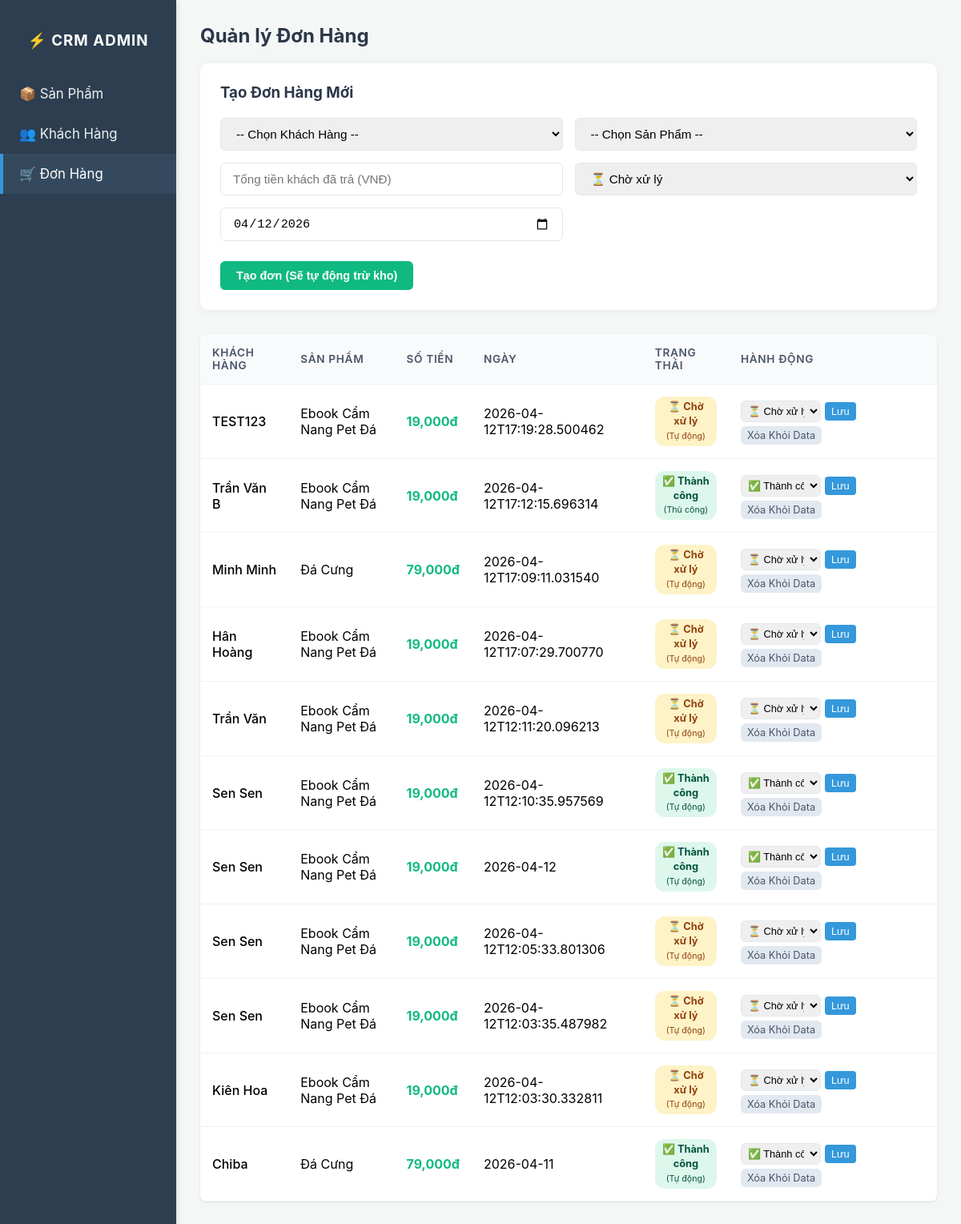
/admin?tab=orders, run on the app's committed database.
### tables this page shows
CREATE TABLE orders (
    id INTEGER PRIMARY KEY AUTOINCREMENT,
    customer_id INTEGER,
    product_id INTEGER,
    amount REAL,
    status TEXT,
    order_date TEXT, payment_method TEXT DEFAULT 'auto',
    FOREIGN KEY(customer_id) REFERENCES customers(id),
    FOREIGN KEY(product_id) REFERENCES products(id)
);

CREATE TABLE customers (
    id INTEGER PRIMARY KEY AUTOINCREMENT,
    name TEXT NOT NULL,
    phone_number TEXT UNIQUE,
    zalo TEXT,
    registration_date TEXT
);

CREATE TABLE products (
    id INTEGER PRIMARY KEY AUTOINCREMENT,
    name TEXT NOT NULL,
    price REAL NOT NULL,
    description TEXT,
    stock INTEGER DEFAULT 0
);

### app_backup_sqlite.py (the view)
@app.route('/admin')
def admin():
    tab = request.args.get('tab', 'products')
    db = get_db()
    products = db.execute('SELECT * FROM products').fetchall()
    customers = db.execute('SELECT * FROM customers').fetchall()
    orders = db.execute('''
        SELECT orders.*, customers.name as customer_name, products.name as product_name
        FROM orders
        LEFT JOIN customers ON orders.customer_id = customers.id
        LEFT JOIN products ON orders.product_id = products.id
        ORDER BY orders.id DESC
    ''').fetchall()
    return render_template('admin.html', tab=tab, products=products, customers=customers, orders=orders)

### app_backup_sqlite.py (called while the page is built)
def get_db():
    db = getattr(g, '_database', None)
    if db is None:
        db = g._database = sqlite3.connect(DATABASE)
        db.row_factory = sqlite3.Row
    return db

@app.teardown_appcontext
def close_connection(exception):
    db = getattr(g, '_database', None)
    if db is not None:
        db.close()

### templates/admin.html (shortened to what this page needs)
<!DOCTYPE html>
<html>
<head>
</head>
<body>
    <div class="sidebar">
        <h3>⚡ CRM ADMIN</h3>
        <a href="?tab=products" class="{% if tab == 'products' %}active{% endif %}">📦 Sản Phẩm</a>
        <a href="?tab=customers" class="{% if tab == 'customers' %}active{% endif %}">👥 Khách Hàng</a>
        <a href="?tab=orders" class="{% if tab == 'orders' %}active{% endif %}">🛒 Đơn Hàng</a>
    </div>
    <div class="content">
        {% if tab == 'products' %}
        <h2 style="color: #2d3748; margin-top:0;">Quản lý Sản Phẩm</h2>
        <div class="card">
            <h3>Thêm Sản Phẩm Mới</h3>
            <form action="/admin/product/add" method="POST">
                <input type="text" name="name" placeholder="Tên sản phẩm" required>
                <input type="number" name="price" placeholder="Giá bán (VNĐ)" required>
                <input type="text" name="description" placeholder="Mô tả ngắn" class="full-width">
                <input type="number" name="stock" placeholder="Số lượng trong kho" required>
                <div></div>
                <button type="submit" class="btn btn-add">Thêm sản phẩm</button>
            </form>
        </div>
        <table>
            <tr><th>Tên Sản Phẩm</th><th>Giá</th><th>Mô tả</th><th>Tồn kho</th><th>Hành động</th></tr>
            {% for p in products %}
            <tr>
                <td style="font-weight: 500;">{{ p.name }}</td>
                <td>{{ "{:,.0f}".format(p.price) }}đ</td>
                <td style="color: #718096;">{{ p.description }}</td>
                <td><span style="background: {% if p.stock > 0 %}#def7ec; color:#03543f{% else %}#fde8e8; color:#9b1c1c{% endif %}; padding: 4px 8px; border-radius: 12px; font-weight: bold;">{{ p.stock }}</span></td>
                <td><a href="/admin/product/delete/{{ p.id }}" class="btn">Xóa</a></td>
            </tr>
            {% else %}
            <tr><td colspan="5" style="text-align:center; padding: 30px; color: #a0aec0;">Chưa có sản phẩm nào. Hãy thêm một sản phẩm!</td></tr>
            {% endfor %}
        </table>
        {% elif tab == 'orders' %}
        <h2 style="color: #2d3748; margin-top:0;">Quản lý Đơn Hàng</h2>
        <div class="card">
            <h3>Tạo Đơn Hàng Mới</h3>
            <form action="/admin/order/add" method="POST">
                <select name="customer_id" required>
                    <option value="">-- Chọn Khách Hàng --</option>
                </select>
                <select name="product_id" required>
                    <option value="">-- Chọn Sản Phẩm --</option>
                </select>
                <input type="number" name="amount" placeholder="Tổng tiền khách đã trả (VNĐ)" required>
                <select name="status" required>
                    <option value="pending" selected>⏳ Chờ xử lý</option>
                </select>
                <input type="date" name="order_date" required>
                <div></div>
                <div class="full-width"><button type="submit" class="btn btn-add">Tạo đơn (Sẽ tự động trừ kho)</button></div>
            </form>
        </div>
        <table>
            <tr><th>Khách Hàng</th><th>Sản Phẩm</th><th>Số Tiền</th><th>Ngày</th><th>Trạng Thái</th><th>Hành động</th></tr>
            {% for o in orders %}
            <tr>
                <td style="font-weight: 500;">{{ o.customer_name }}</td>
                <td>{{ o.product_name }}</td>
                <td style="color: #10b981; font-weight: bold;">{{ "{:,.0f}".format(o.amount) }}đ</td>
                <td>{{ o.order_date }}</td>
                <td>
                    <span class="status-badge {% if o.status == 'success' %}status-success{% elif o.status == 'cancelled' %}status-cancelled{% else %}status-pending{% endif %}">
                        {{ '✅ Thành công' if o.status == 'success' else '❌ Đã hủy' if o.status == 'cancelled' else '⏳ Chờ xử lý' }}
                        <br><small style="font-weight:normal;">({{ 'Thủ công' if o.payment_method == 'manual' else 'Tự động' }})</small>
                    </span>
                </td>
                <td>
                    <form action="/admin/order/update/{{ o.id }}" method="POST" style="margin-bottom:5px;" onsubmit="return confirm('Xác nhận Cập nhật Trạng thái? (Chú ý: Hủy đơn sẽ hoàn lại 1 sản phẩm vào kho)');">
                        <div style="display:flex; gap:5px; align-items:center;">
                            <select name="status" style="padding:4px; font-size: 0.8rem; min-width: 100px; margin: 0;">
                                <option value="pending" {% if o.status == 'pending' %}selected{% endif %}>⏳ Chờ xử lý</option>
                                <option value="success" {% if o.status == 'success' %}selected{% endif %}>✅ Thành công</option>
                            </select>
                            <button type="submit" style="padding:4px 8px; font-size:0.8rem; background:#3498db; color:white; border:none; border-radius:4px; cursor:pointer;" title="Lưu lại">Lưu</button>
                        </div>
                    </form>
                    <a href="/admin/order/delete/{{ o.id }}" class="btn" style="padding:4px 8px; font-size:0.8rem; background:#e2e8f0; color:#4a5568;" onclick="return confirm('Bạn có chắc xoá Đơn hàng này vĩnh viễn?');">Xóa Khỏi Data</a>
                </td>
            </tr>
            {% else %}
            <tr><td colspan="6" style="text-align:center; padding: 30px; color: #a0aec0;">Chưa có đơn hàng nào cả.</td></tr>
            {% endfor %}
        </table>
        {% endif %}
    </div>
</body>
</html>

### templates/admin.html (style rules this page uses)
body { font-family: -apple-system, BlinkMacSystemFont, "Segoe UI", Roboto, Helvetica, Arial, sans-serif; margin: 0; background-color: #f4f7f6; }
.sidebar { width: 220px; background: #2c3e50; color: white; position: fixed; height: 100%; padding-top: 20px; box-shadow: 2px 0 5px rgba(0,0,0,0.1); }
.sidebar h3 { text-align: center; margin-bottom: 30px; letter-spacing: 1px; }
.sidebar a { display: block; padding: 15px 20px; color: #ecf0f1; text-decoration: none; font-size: 1.05rem; border-left: 4px solid transparent; transition: all 0.3s; }
.sidebar a:hover, .sidebar a.active { background: #34495e; border-left-color: #3498db; color: white; }
.content { margin-left: 220px; padding: 30px; }
table { width: 100%; border-collapse: collapse; background: white; margin-top: 20px; box-shadow: 0 1px 3px rgba(0,0,0,0.1); border-radius: 8px; overflow: hidden; }
th, td { padding: 15px; border-bottom: 1px solid #edf2f7; text-align: left; }
th { background: #f8fafc; color: #4a5568; font-weight: 600; text-transform: uppercase; font-size: 0.85rem; letter-spacing: 0.05em; }
.btn { padding: 8px 12px; background: #e74c3c; color: white; text-decoration: none; border-radius: 6px; border: none; cursor: pointer; font-size: 0.9rem; transition: background 0.2s; }
.btn-add { background: #10b981; padding: 10px 20px; font-weight: bold; width: auto; margin-top: 10px; }
.card { background: white; padding: 25px; border-radius: 10px; box-shadow: 0 2px 10px rgba(0,0,0,0.05); margin-bottom: 30px; }
.card h3 { margin-top: 0; color: #2d3748; margin-bottom: 20px; }
form { display: grid; grid-template-columns: 1fr 1fr; gap: 15px; }
.full-width { grid-column: span 2; }
input, select { padding: 10px 15px; width: 100%; box-sizing: border-box; border: 1px solid #e2e8f0; border-radius: 6px; font-size: 0.95rem; }
.status-badge { padding: 4px 8px; border-radius: 12px; font-size: 0.8rem; font-weight: bold; background: #e2e8f0; color: #4a5568; display: inline-block; text-align: center; line-height: 1.4; }
.status-success { background: #def7ec; color: #03543f; }
.status-pending { background: #fef3c7; color: #92400e; }

### data on the page
orders: customer_name "TEST123", product_name "Ebook Cẩm Nang Pet Đá", amount "19,000", order_date "2026-04-12T17:19:28.500462", status "⏳ Chờ xử lý", payment_method "Tự động"
orders: customer_name "Trần Văn B", product_name "Ebook Cẩm Nang Pet Đá", amount "19,000", order_date "2026-04-12T17:12:15.696314", status "✅ Thành công", payment_method "Thủ công"
orders: customer_name "Minh Minh", product_name "Đá Cưng", amount "79,000", order_date "2026-04-12T17:09:11.031540", status "⏳ Chờ xử lý", payment_method "Tự động"
orders: customer_name "Hân Hoàng", product_name "Ebook Cẩm Nang Pet Đá", amount "19,000", order_date "2026-04-12T17:07:29.700770", status "⏳ Chờ xử lý", payment_method "Tự động"
orders: customer_name "Trần Văn", product_name "Ebook Cẩm Nang Pet Đá", amount "19,000", order_date "2026-04-12T12:11:20.096213", status "⏳ Chờ xử lý", payment_method "Tự động"
orders: customer_name "Sen Sen", product_name "Ebook Cẩm Nang Pet Đá", amount "19,000", order_date "2026-04-12T12:10:35.957569", status "✅ Thành công", payment_method "Tự động"
orders: customer_name "Sen Sen", product_name "Ebook Cẩm Nang Pet Đá", amount "19,000", order_date "2026-04-12", status "✅ Thành công", payment_method "Tự động"
orders: customer_name "Sen Sen", product_name "Ebook Cẩm Nang Pet Đá", amount "19,000", order_date "2026-04-12T12:05:33.801306", status "⏳ Chờ xử lý", payment_method "Tự động"
orders: customer_name "Sen Sen", product_name "Ebook Cẩm Nang Pet Đá", amount "19,000", order_date "2026-04-12T12:03:35.487982", status "⏳ Chờ xử lý", payment_method "Tự động"
orders: customer_name "Kiên Hoa", product_name "Ebook Cẩm Nang Pet Đá", amount "19,000", order_date "2026-04-12T12:03:30.332811", status "⏳ Chờ xử lý", payment_method "Tự động"
orders: customer_name "Chiba", product_name "Đá Cưng", amount "79,000", order_date "2026-04-11", status "✅ Thành công", payment_method "Tự động"
